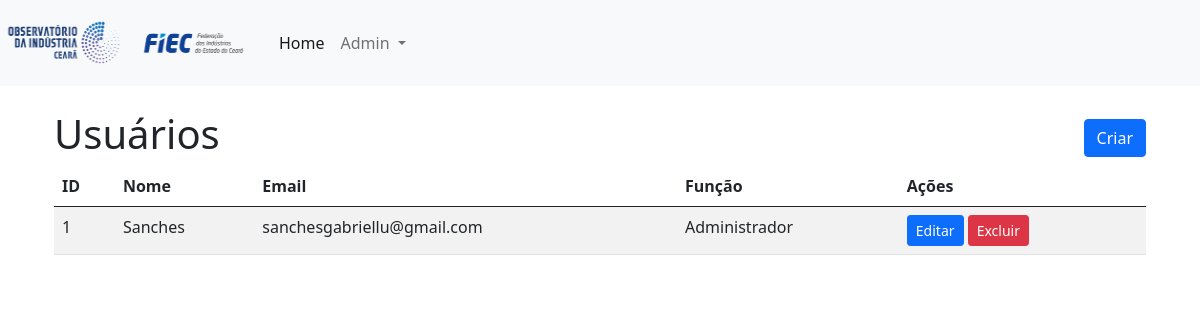
Screenshot of /users with the database file from the repository.
### app/models/usuario.py (models this page shows, shortened)
class User(db.Model, UserMixin):
    id = db.Column(db.Integer, primary_key=True)
    username = db.Column(db.String(64), unique=True, nullable=False)
    email = db.Column(db.String(120), unique=True, nullable=False)
    password_hash = db.Column(db.String(128))
    role_id = db.Column(db.Integer, db.ForeignKey('role.id'))
    role = db.relationship('Role', backref='user')

### app/models/role.py (models this page shows, shortened)
class Role(db.Model):
    id = db.Column(db.Integer, primary_key=True)
    name = db.Column(db.String(64), unique=True, nullable=False)
    description = db.Column(db.String(255))

### app/routes/usuarios/usuarios_route.py (the view)
@bp_usuarios.route('/users', methods=['GET'])
def list_users():
    users = list_all_users()
    return render_template('usuarios/list_all_users.html', title='Usuários', users=users)

### app/services/usuarios_service.py (called while the page is built)
def list_all_users():
    lista_usuarios = User.query.all()
    return lista_usuarios

### app/templates/usuarios/list_all_users.html
{% extends "base.html" %}
{% block content %}
<link rel="stylesheet" href="{{ url_for('static', filename='roles/roles.css') }}" type="text/css">
<div class="container mt-4">
    <div class="row titulo-botao-criar">
        <div class="col">
            <h1>Usuários</h1>
        </div>
        <div class="col button-criar">
            <a href="{{ url_for('usuarios.create_user') }}" class="btn btn-primary">Criar</a>
        </div>
    </div>
    <table class="table table-striped">
        <thead>
            <tr>
                <th>ID</th>
                <th>Nome</th>
                <th>Email</th>
                <th>Função</th>
                <th>Ações</th>
            </tr>
        </thead>
        <tbody>
            {% for usuario in users %}
            <tr>
                <td>{{ usuario.id }}</td>
                <td>{{ usuario.username }}</td>
                <td>{{ usuario.email }}</td>
                <td>{{ usuario.role.name if usuario.role else 'Nenhuma função associada' }}</td>
                <td>
                    <a href="#" class="btn btn-primary btn-sm">Editar</a>
                    <form action="#" method="POST" style="display:inline;">
                        <button type="submit" class="btn btn-danger btn-sm" onclick="return confirm('Tem certeza que deseja excluir esta função?');">Excluir</button>
                    </form>
                </td>
            </tr>
            {% endfor %}
        </tbody>
    </table>
</div>
{% endblock %}

### rows the page displays
User: id "1", username "Sanches", email "sanchesgabriellu@gmail.com", role "Administrador"
